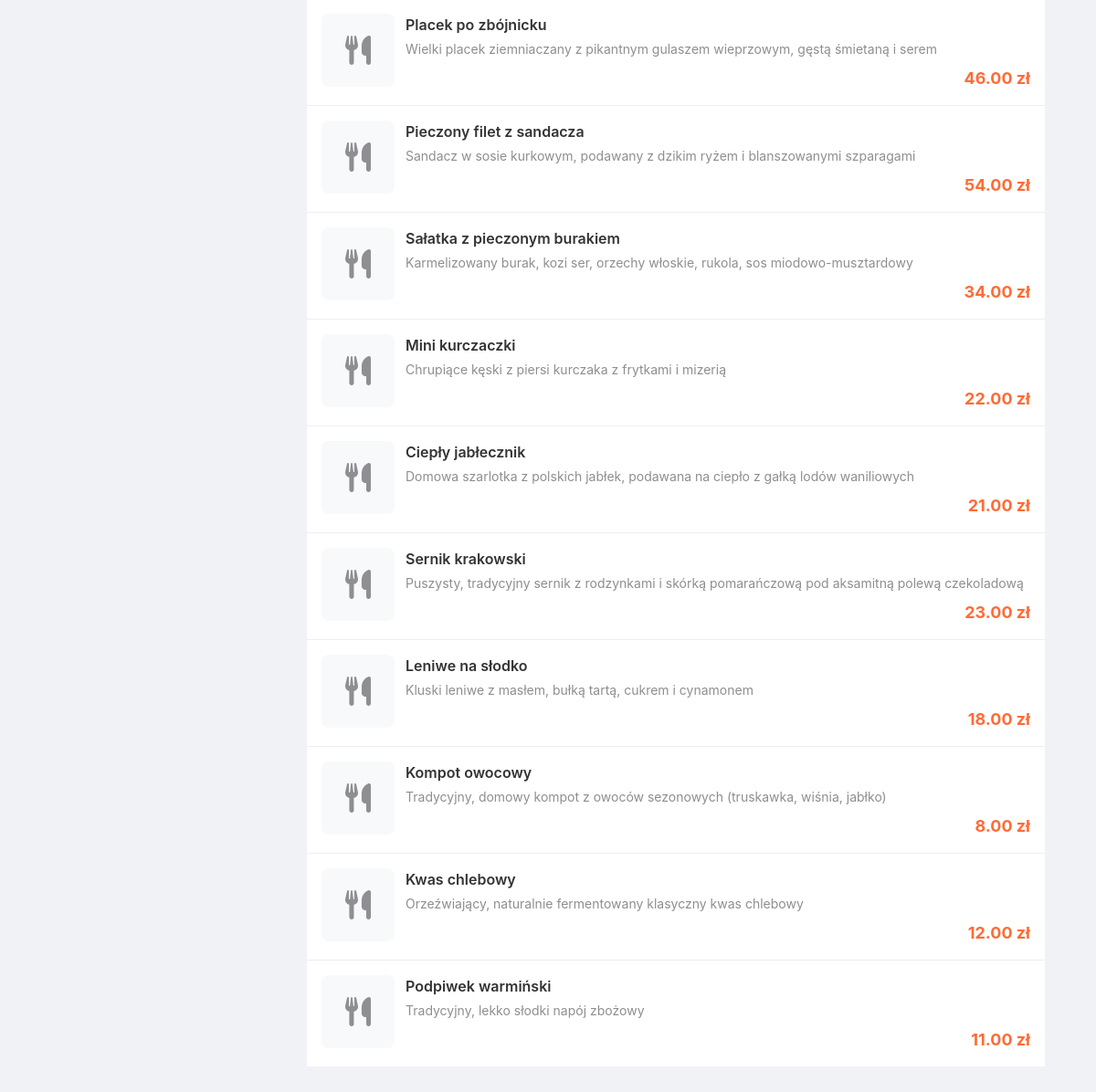
The page /client/menu/1 (signed in, lower part) on the database as committed earlier.
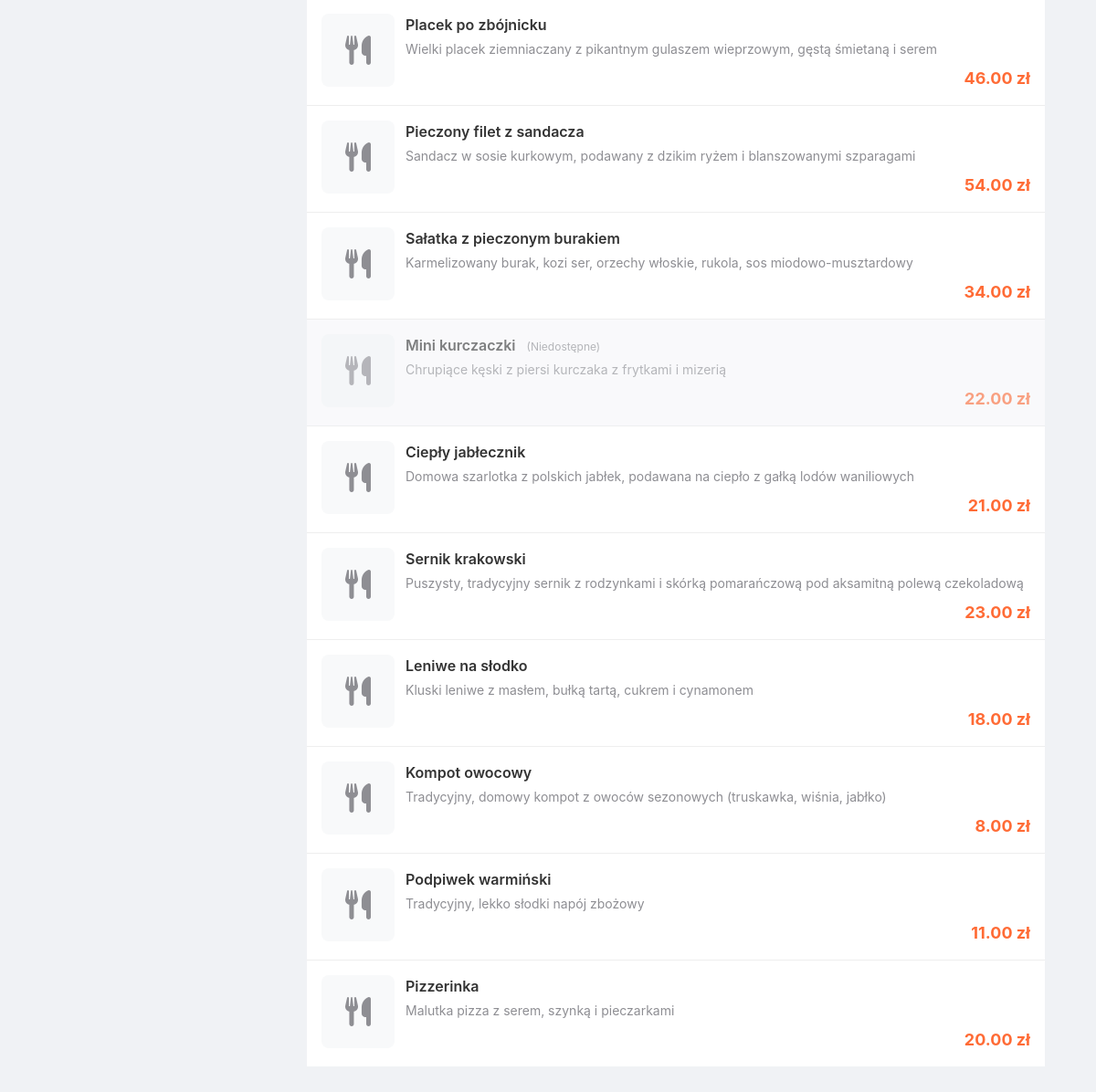
The same page on the database as committed later.
### models.py (models this page shows)
class MenuItem(db.Model):
    __tablename__ = 'menu_items'
    id = db.Column(db.Integer, primary_key=True)
    restaurant_id = db.Column(db.Integer, db.ForeignKey('restaurants.id'))
    name = db.Column(db.String(100))
    price = db.Column(db.Float)
    category = db.Column(db.String(50))
    description = db.Column(db.Text)
    available = db.Column(db.Boolean, default=True)
    restaurant = db.relationship('Restaurant', backref='menu_items')

### app.py (the view)
@app.route('/client/menu/<int:restaurant_id>')
@login_required
def client_menu(restaurant_id):
    if session.get('role') != 'client':
        flash('Brak dostępu', 'danger')
        return redirect(url_for('login'))
    restaurant = Restaurant.query.get(restaurant_id)
    if not restaurant:
        flash('Restauracja nie znaleziona', 'danger')
        return redirect(url_for('client_restaurants'))
    menu_items = MenuItem.query.filter_by(restaurant_id=restaurant_id).all()
    categories = list(set([item.category for item in menu_items]))
    return render_template('client/menu_mobile.html',
                           restaurant=restaurant,
                           menu_items=menu_items,
                           categories=categories)

### app.py (called while the page is built)
@app.context_processor
def inject_now():
    return {'now': datetime.now()}

def login_required(f):
    @wraps(f)
    def decorated_function(*args, **kwargs):
        if 'user_id' not in session:
            flash('Proszę się zalogować', 'warning')
            return redirect(url_for('login'))
        return f(*args, **kwargs)
    return decorated_function

### templates/client/menu_mobile.html (shortened to what this page needs)
{% extends "mobile_layout.html" %}
{% block content %}
<div class="mobile-container">
    <div id="menuItems">
        {% for item in menu_items %}
        <div class="menu-item" data-category="{{ item.category }}" style="{% if not item.available %}opacity: 0.6;{% endif %}">
            <div class="item-image">
                <i class="fas fa-utensils fa-2x"></i>
            </div>
            <div class="item-content">
                <div class="item-name">
                    {{ item.name }}
                    {% if not item.available %}
                    <span style="font-size: 12px; color: var(--gray); font-weight: normal; margin-left: 8px;">(Niedostępne)</span>
                    {% endif %}
                </div>
                <div class="item-desc">{{ item.description }}</div>
                <div style="display: flex; justify-content: flex-end; align-items: center; margin-top: 8px;">
                    <div class="item-price">{{ "%.2f"|format(item.price) }} zł</div>
                </div>
            </div>
        </div>
        {% endfor %}
    </div>
</div>
{% endblock %}

Rows that differ between the two databases and show on the page:
removed MenuItem: name "Kwas chlebowy", description "Orzeźwiający, naturalnie fermentowany klasyczny kwas chlebowy", price "12.00"
changed MenuItem "Mini kurczaczki": now shows "(Niedostępne)"
added MenuItem: name "Pizzerinka", description "Malutka pizza z serem, szynką i pieczarkami", price "20.00"
